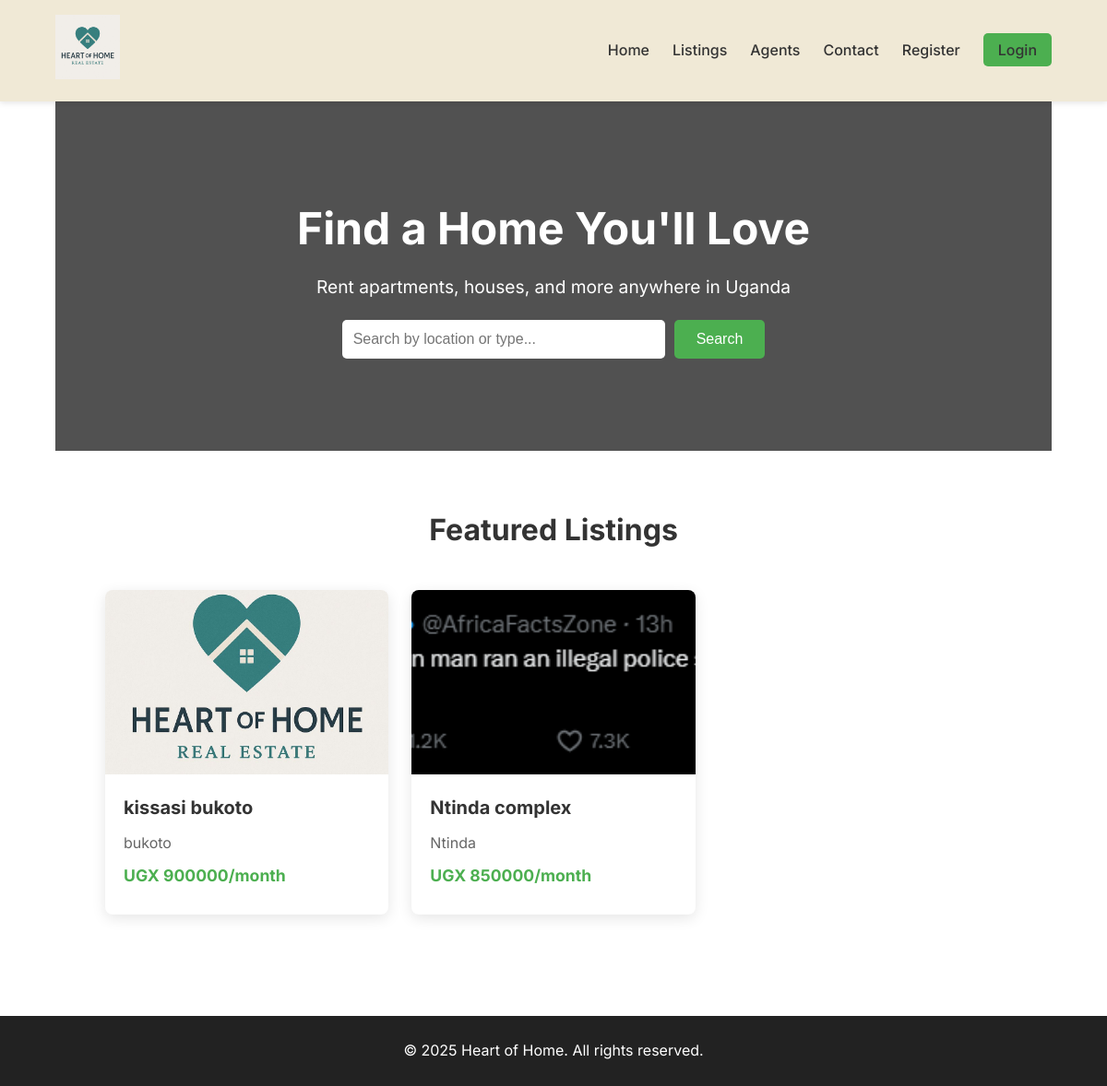
The page / on the database its author committed.
### listings/models.py (models this page shows, shortened)
class Listing(models.Model):
    title = models.CharField(max_length=150)
    price = models.DecimalField(max_digits=12, decimal_places=2)
    location = models.CharField(max_length=150)
    description = models.TextField()
    bedrooms = models.PositiveIntegerField()
    bathrooms = models.PositiveIntegerField()
    sqft = models.PositiveIntegerField()
    main_image = models.ImageField(upload_to='listings/')
    is_featured = models.BooleanField(default=False)
    is_available = models.BooleanField(default=True)
    created_at = models.DateTimeField(auto_now_add=True)
    owner = models.ForeignKey(User, on_delete=models.CASCADE)
    saved_by = models.ManyToManyField(User, related_name='saved_listings', blank=True)

### pages/views.py (the view)
# urls.py: path('', views.home_view, name='home'),
def home_view(request):
    featured_listings = Listing.objects.filter(is_featured=True).order_by('-created_at')[:6]
    context = {
        'listings': featured_listings
    }
    return render(request, 'pages/home.html', context)

### pages/templates/pages/home.html (shortened to what this page needs)
{% extends 'base.html' %}
{% block content %}
    <section class="hero">
        <div class="container">
            <h1>Find a Home You'll Love</h1>
            <p>Rent apartments, houses, and more anywhere in Uganda</p>
            <form class="search-form" method="get" action="{% url 'all-listings' %}">
                <input type="text" name="q" placeholder="Search by location or type..." />
                <button type="submit">Search</button>
            </form>
        </div>
    </section>
    <section class="listings">
        <div class="container">
            <h2>Featured Listings</h2>
            <div class="card-grid">
                {% for listing in listings %}
                    <div class="card">
                        <a href="{% url 'listing-detail' listing.pk %}">
                            <img src="{{ listing.main_image.url }}" alt="{{ listing.title }}">
                        </a>
                        <div class="card-body">
                            <h3>{{ listing.title }}</h3>
                            <p>{{ listing.location }}</p>
                            <p class="price">UGX {{ listing.price|floatformat:0 }}/month</p>
                        </div>
                    </div>
                {% empty %}
                    <p>No featured listings are available at the moment.</p>
                {% endfor %}
            </div>
        </div>
    </section>
{% endblock %}

### static/css/styles.css (style rules this page uses)
* { margin: 0; padding: 0; box-sizing: border-box; }
body { font-family: 'Inter', sans-serif; line-height: 1.6; background-color: #ffffff; color: #333; }
.container { width: 90%; max-width: 1200px; margin: 0 auto; }
.hero { background: url('https://placehold.co/1600x700/cccccc/333333?text=Beautiful+Home') center/cover no-repeat; color: white; padding: 100px 20px; text-align: center; position: relative; }
.hero::after { content: ''; position: absolute; top: 0; left: 0; width: 100%; height: 100%; background: rgba(0, 0, 0, 0.6); z-index: 1; }
.hero .container { position: relative; z-index: 2; }
.hero h1 { font-size: 3rem; margin-bottom: 10px; }
.hero p { font-size: 1.2rem; margin-bottom: 20px; }
.search-form { display: flex; justify-content: center; gap: 10px; }
.search-form input { padding: 12px; width: 350px; border-radius: 5px; border: none; font-size: 1rem; }
.search-form button { padding: 12px 24px; background: #4CAF50; border: none; color: white; border-radius: 5px; cursor: pointer; font-size: 1rem; }
.listings { padding: 60px 0; }
.listings h1, .listings h2 { text-align: center; font-size: 2rem; margin-bottom: 40px; }
.card-grid { display: grid; grid-template-columns: repeat(auto-fill, minmax(300px, 1fr)); gap: 25px; margin-top: 30px; }
.card { background: #fff; border-radius: 8px; overflow: hidden; box-shadow: 0 4px 15px rgba(0, 0, 0, 0.1); transition: transform 0.3s ease, box-shadow 0.3s ease; }
.card img { width: 100%; height: 200px; object-fit: cover; display: block; }
.card-body { padding: 20px; }
.card-body h3 { margin-bottom: 10px; font-size: 1.25rem; }
.card-body p { font-size: 1rem; margin-bottom: 8px; color: #666; }
.card-body .price { color: #4CAF50; font-weight: bold; font-size: 1.1rem; }

### rows shown on the page
Listing: main_image (picture), title "kissasi bukoto", location "bukoto", price "900000"
Listing: main_image (picture), title "Ntinda complex", location "Ntinda", price "850000"
